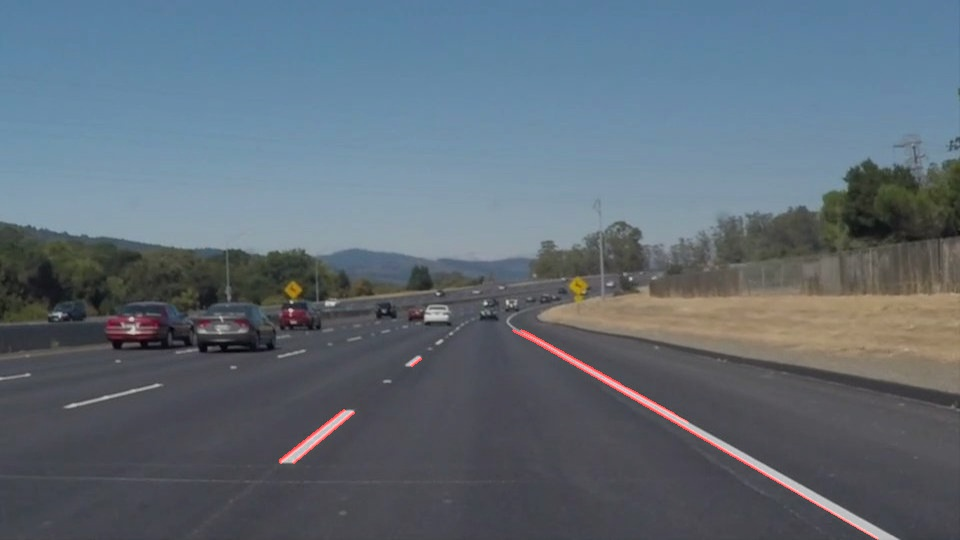
#> input picture test_images/solidWhiteCurveFoundLanes.jpg, 960 x 540 px; its folder holds only this picture in this run
$ jupyter execute --allow-errors P1.ipynb   (shell and % lines are left out)
#> lines starting #> are read from the running program, lines starting #| are printed output that depends on the picture; after the words box and inside, x2 and y2 are one past the last pixel; in counts of white or black regions, pixels touching at a corner belong together
# **Finding Lane Lines on the Road**
***
In this project, you will use the tools you learned about in the lesson to identify lane lines on the road.  You can develop your pipeline on a series of individual images, and later apply the result to a video stream (really just a series of images). Check out the video clip "raw-lines-example.mp4" (also contained in this repository) to see what the output should look like after using the helper functions below.

Once you have a result that looks roughly like "raw-lines-example.mp4", you'll need to get creative and try to average and/or extrapolate the line segments you've detected to map out the full extent of the lane lines.  You can see an example of the result you're going for in the video "P1_example.mp4".  Ultimately, you would like to draw just one line for the left side of the lane, and one for the right.

---
Let's have a look at our first image called 'test_images/solidWhiteRight.jpg'.  Run the 2 cells below (hit Shift-Enter or the "play" button above) to display the image.

**Note** If, at any point, you encounter frozen display windows or other confounding issues, you can always start again with a clean slate by going to the "Kernel" menu above and selecting "Restart & Clear Output".

---

**The tools you have are color selection, region of interest selection, grayscaling, Gaussian smoothing, Canny Edge Detection and Hough Tranform line detection.  You  are also free to explore and try other techniques that were not presented in the lesson.  Your goal is piece together a pipeline to detect the line segments in the image, then average/extrapolate them and draw them onto the image for display (as below).  Once you have a working pipeline, try it out on the video stream below.**

---

<figure>

 <figcaption>
 <p></p>
 <p style="text-align: center;"> Your output should look something like this (above) after detecting line segments using the helper functions below </p>
 </figcaption>
</figure>
 <p></p>
<figure>

 <figcaption>
 <p></p>
 <p style="text-align: center;"> Your goal is to connect/average/extrapolate line segments to get output like this</p>
 </figcaption>
</figure>

[cell 1]
#importing some useful packages
import matplotlib
import matplotlib.pyplot as plt
import matplotlib.image as mpimg
import numpy as np
import cv2

#> (a cell that did not finish here is left out)

**Some OpenCV functions (beyond those introduced in the lesson) that might be useful for this project are:**

`cv2.inRange()` for color selection
`cv2.fillPoly()` for regions selection
`cv2.line()` to draw lines on an image given endpoints
`cv2.addWeighted()` to coadd / overlay two images
`cv2.cvtColor()` to grayscale or change color
`cv2.imwrite()` to output images to file
`cv2.bitwise_and()` to apply a mask to an image

**Check out the OpenCV documentation to learn about these and discover even more awesome functionality!**

Below are some helper functions to help get you started. They should look familiar from the lesson!

[cell 3]
import math

def grayscale(img):
    """Applies the Grayscale transform
    This will return an image with only one color channel
    but NOTE: to see the returned image as grayscale
    you should call plt.imshow(gray, cmap='gray')"""
    return cv2.cvtColor(img, cv2.COLOR_RGB2GRAY)
    # Or use BGR2GRAY if you read an image with cv2.imread()
    # return cv2.cvtColor(img, cv2.COLOR_BGR2GRAY)

def canny(img, low_threshold, high_threshold):
    """Applies the Canny transform"""
    return cv2.Canny(img, low_threshold, high_threshold)

def gaussian_blur(img, kernel_size):
    """Applies a Gaussian Noise kernel"""
    return cv2.GaussianBlur(img, (kernel_size, kernel_size), 0)

def region_of_interest(img, vertices):
    """
    Applies an image mask.

    Only keeps the region of the image defined by the polygon
    formed from `vertices`. The rest of the image is set to black.
    """
    #defining a blank mask to start with
    mask = np.zeros_like(img)

    #defining a 3 channel or 1 channel color to fill the mask with depending on the input image
    if len(img.shape) > 2:
        channel_count = img.shape[2]  # i.e. 3 or 4 depending on your image
        ignore_mask_color = (255,) * channel_count
    else:
        ignore_mask_color = 255

    #filling pixels inside the polygon defined by "vertices" with the fill color
    cv2.fillPoly(mask, vertices, ignore_mask_color)

    #returning the image only where mask pixels are nonzero
    masked_image = cv2.bitwise_and(img, mask)
    return masked_image


def raw_draw_lines(img, lines, color=[255, 0, 0], thickness=2):
    for line in lines:
        for x1,y1,x2,y2 in line:
            cv2.line(img, (x1, y1), (x2, y2), color, thickness)


# [77 lines left out: functions draw_lines, drawAvgLine, hough_lines, not called in this run]

def raw_hough_lines(img, rho, theta, threshold, min_line_len, max_line_gap):
    """
    `img` should be the output of a Canny transform.

    Returns an image with hough lines drawn.
    """
    lines = cv2.HoughLinesP(img, rho, theta, threshold, np.array([]), minLineLength=min_line_len, maxLineGap=max_line_gap)
    line_img = np.zeros((img.shape[0], img.shape[1], 3), dtype=np.uint8)
    raw_draw_lines(line_img, lines)
    return line_img


# Python 3 has support for cool math symbols.

def weighted_img(img, initial_img, α=0.8, β=1., λ=0.):
    """
    `img` is the output of the hough_lines(), An image with lines drawn on it.
    Should be a blank image (all black) with lines drawn on it.

    `initial_img` should be the image before any processing.

    The result image is computed as follows:

    initial_img * α + img * β + λ
    NOTE: initial_img and img must be the same shape!
    """
    return cv2.addWeighted(initial_img, α, img, β, λ)

## Test on Images

Now you should build your pipeline to work on the images in the directory "test_images"
**You should make sure your pipeline works well on these images before you try the videos.**

[cell 4]
import os
os.listdir("test_images/")

run your solution on all test_images and make copies into the test_images directory).

[cell 5]
#importing some useful packages
import matplotlib.pyplot as plt
import matplotlib.image as mpimg
import numpy as np
import cv2
import os

def raw_process_image(image):
    # NOTE: The output you return should be a color image (3 channel) for processing video below
    # TODO: put your pipeline here,
    # you should return the final output (image with lines are drawn on lanes)

    #grayscale the image
    gray = grayscale(image)

    # Define a kernel size and apply Gaussian smoothing
    kernel_size = 7
    blur_gray = gaussian_blur(gray, kernel_size)

    # Define our parameters for Canny and apply
    low_threshold = 70
    high_threshold = 140
    edges = canny(blur_gray, low_threshold, high_threshold)

    # Create a masked edges image using cv2.fillPoly()
    # This time we are defining a four sided polygon to mask
    imshape = image.shape
    vertices = np.array([[(120,imshape[0]),(430, 330), (535, 330), (imshape[1]-80,imshape[0])]], dtype=np.int32)
    masked_edges = region_of_interest(edges, vertices)

    # Define the Hough transform parameters
    # Make a blank the same size as our image to draw on
    rho = 1 # distance resolution in pixels of the Hough grid
    theta = np.pi/180 # angular resolution in radians of the Hough grid
    threshold = 30  # minimum number of votes (intersections in Hough grid cell)
    min_line_len = 5  # minimum number of pixels making up a line
    max_line_gap = 5  # maximum gap in pixels between connectable line segments

    # Run Hough on edge detected image
    line_image = raw_hough_lines(masked_edges, rho, theta, threshold, min_line_len, max_line_gap)

    # Create a "color" binary image to combine with line image
    # Draw the lines on the edge image
    result = weighted_img(line_image, image, α=0.8, β=1., λ=0.)

    return result

# run on all images in the 'test_images' folder and add FoundLanes to output images' names
for input_image in os.listdir('test_images/'):
    #reading in an image
    image = mpimg.imread('test_images/'+input_image)
#> image is the input picture: shape (540, 960, 3); mean R, G, B 95.5, 107.6, 118.4
    result = raw_process_image(image)
#> in grayscale, `return cv2.cvtColor(img, cv2.COLOR_RGB2GRAY)`:
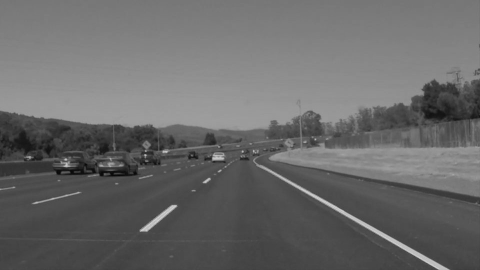
#> returned value: shape (540, 960) (shown at 1/2 size); min 3, max 219, mean 105.2
#> in canny, `return cv2.Canny(img, low_threshold, high_threshold)`:
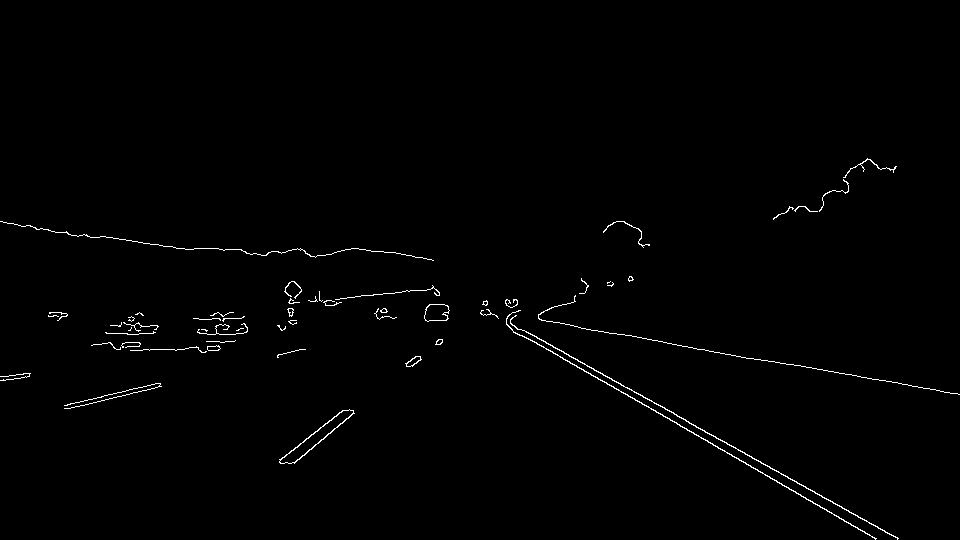
#> returned value: shape (540, 960); 0.84% white in thin lines or dots, all inside (x1, y1, x2, y2) = (0, 158, 960, 540)
#> in region_of_interest, `cv2.fillPoly(mask, vertices, ignore_mask_color)`:
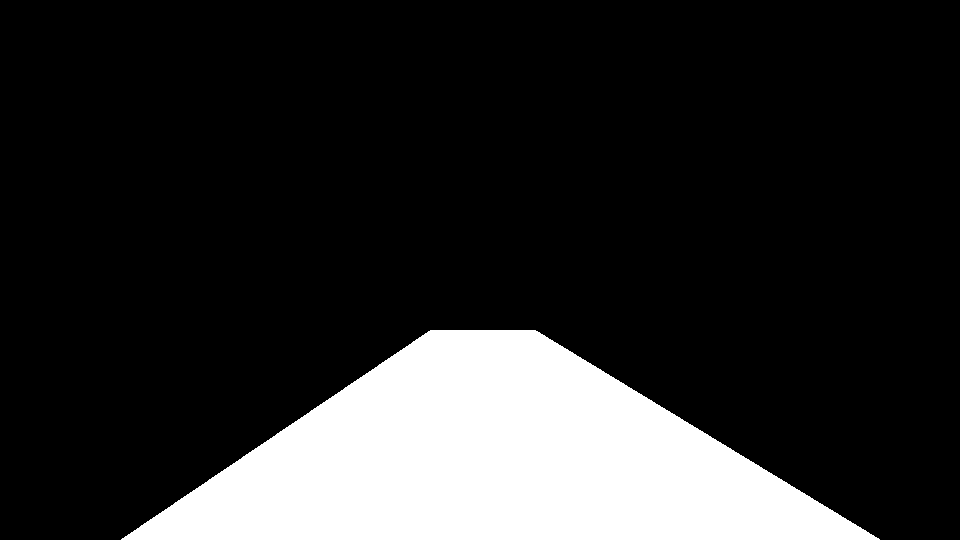
#> mask: shape (540, 960); 17.5% white; 1 white region, box (x1, y1, x2, y2) and area: (121, 330, 880, 540) 90943
#> in region_of_interest, `masked_image = cv2.bitwise_and(img, mask)`:
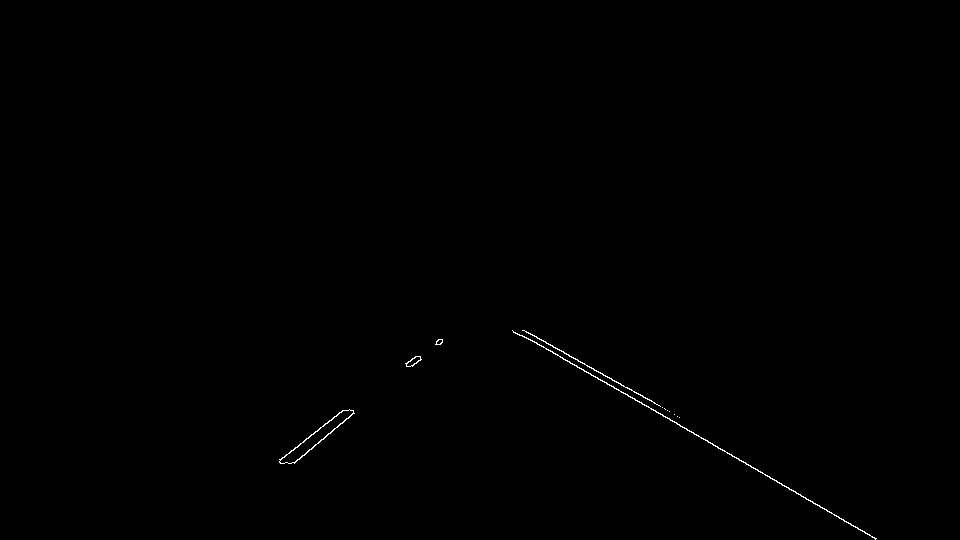
#> masked_image: shape (540, 960); 0.21% white in thin lines or dots, all inside (x1, y1, x2, y2) = (279, 330, 877, 540)
#> in raw_hough_lines, `lines = cv2.HoughLinesP(img, rho, theta, threshold, np.array([]), minL..`: lines = [[522, 335, 875, 539], [523, 330, 664, 408], [534, 341, 875, 538], [294, 462, 353, 412], [279, 459, 342, 410], [412, 366, 421, 359], [299, 459, 348, 417], [279, 461, 344, 410]]
#> the loop in raw_draw_lines, `for line in lines:` made 8 passes
#> in weighted_img, `return cv2.addWeighted(initial_img, α, img, β, λ)`:
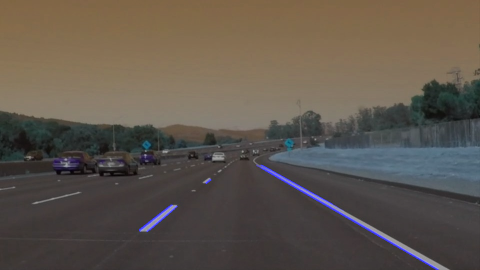
#> returned value: shape (540, 960, 3) (shown at 1/2 size); mean of channels 0, 1, 2 77, 86, 94.8; drawn as B, G, R
    plt.imsave('test_images/'+os.path.splitext(input_image)[0]+'FoundLanes.jpg',result)
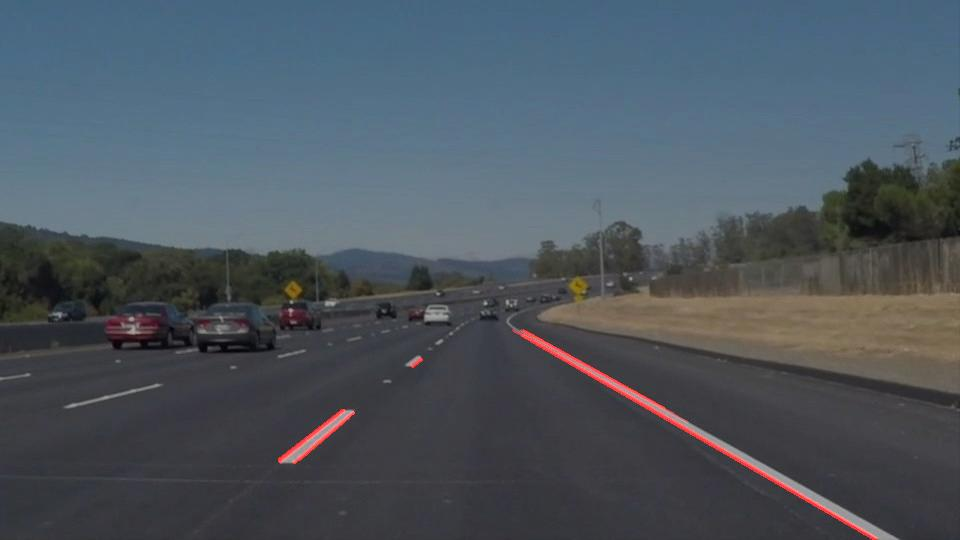
#> saved as solidWhiteCurveFoundLanesFoundLanes.jpg: shape (540, 960, 3); mean R, G, B 77.1, 86, 94.7

$ run again, on test_images/solidYellowLeftFoundLanes.jpg
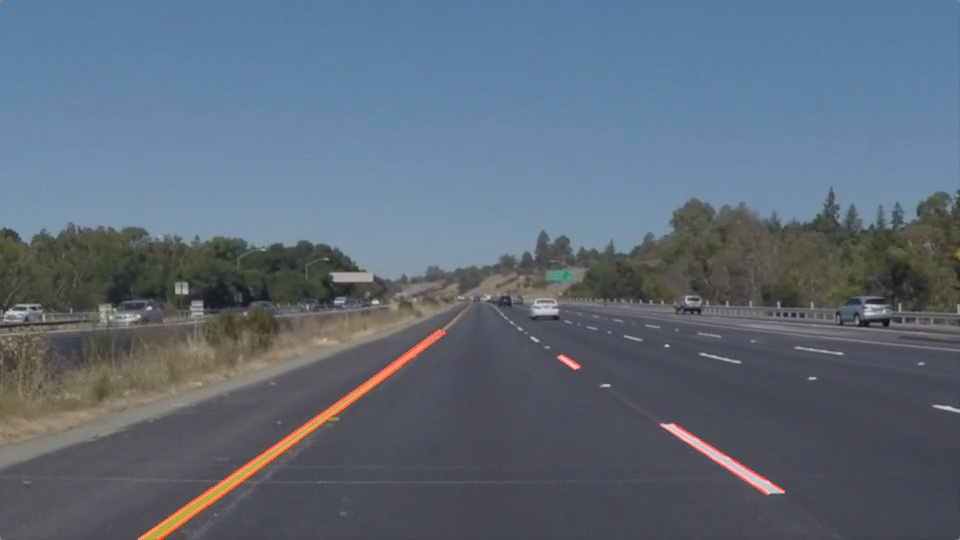
#> input picture test_images/solidYellowLeftFoundLanes.jpg, 960 x 540 px
#> image is the input picture: shape (540, 960, 3); mean R, G, B 94.1, 106.9, 120.6
#> mask: shape (540, 960); 17.5% white; 1 white region, box (x1, y1, x2, y2) and area: (121, 330, 880, 540) 90943
#> in region_of_interest, `masked_image = cv2.bitwise_and(img, mask)`:
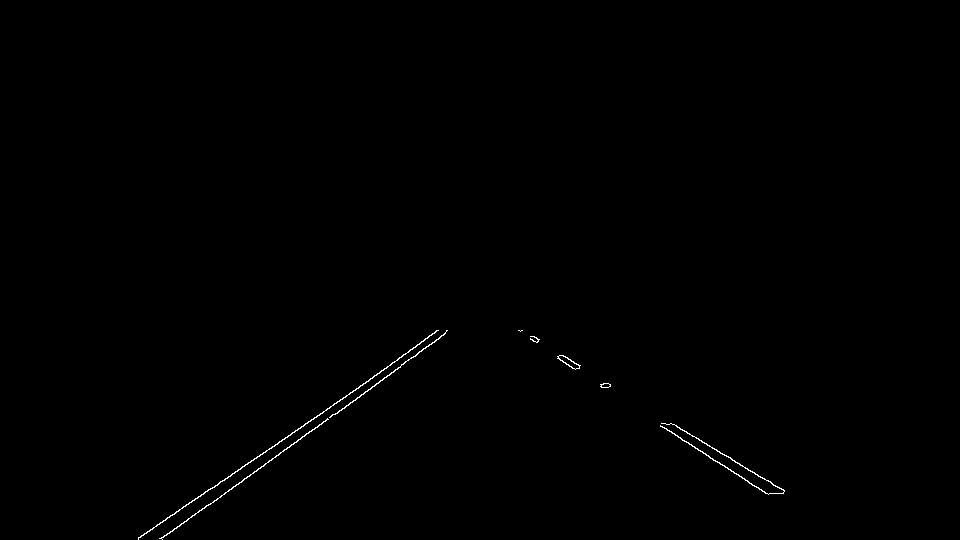
#> masked_image: shape (540, 960); 0.29% white in thin lines or dots, all inside (x1, y1, x2, y2) = (138, 330, 785, 540)
#> lines = 14 rows, first 6: [138, 537, 345, 397], [166, 535, 445, 333], [664, 427, 768, 494], [671, 423, 784, 490], [334, 403, 401, 357], [335, 414, 400, 367]
#> the loop in raw_draw_lines, `for line in lines:` made 14 passes
#> `plt.imsave('test_images/'+os.path.splitext(input_image)[0]+'FoundLanes..`:
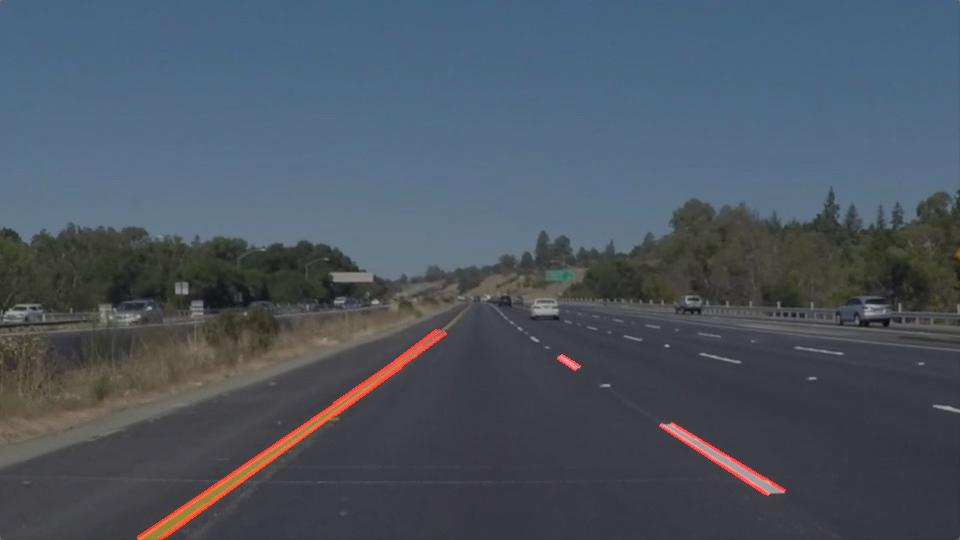
#> saved as solidYellowLeftFoundLanesFoundLanes.jpg: shape (540, 960, 3); mean R, G, B 76.1, 85.4, 96.8

$ run again, on test_images/whiteCarLaneSwitchFoundLanes.jpg
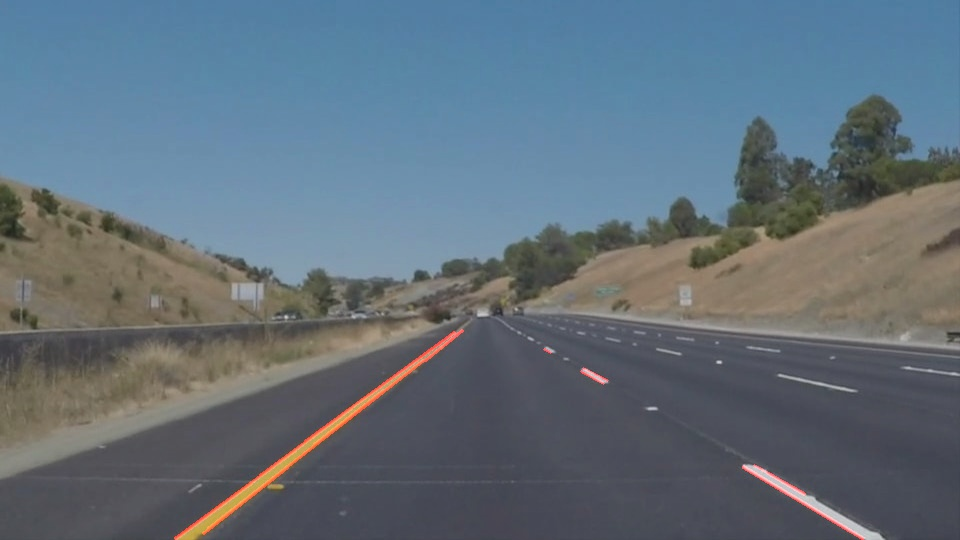
#> input picture test_images/whiteCarLaneSwitchFoundLanes.jpg, 960 x 540 px
#> image is the input picture: shape (540, 960, 3); mean R, G, B 97.7, 111.4, 122.4
#> mask: shape (540, 960); 17.5% white; 1 white region, box (x1, y1, x2, y2) and area: (121, 330, 880, 540) 90943
#> in region_of_interest, `masked_image = cv2.bitwise_and(img, mask)`:
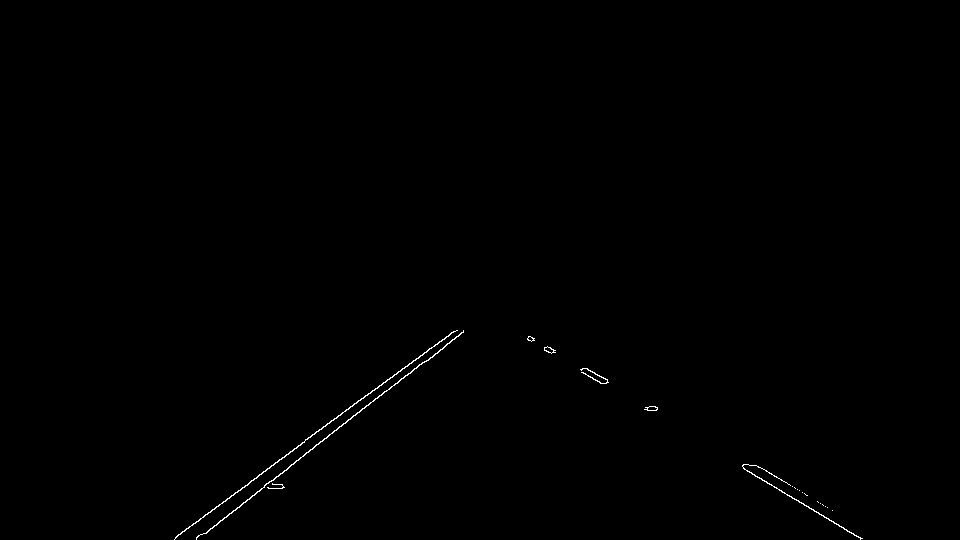
#> masked_image: shape (540, 960); 0.27% white in thin lines or dots, all inside (x1, y1, x2, y2) = (174, 330, 863, 540)
#> lines = 17 rows, first 6: [204, 533, 463, 331], [174, 539, 372, 390], [743, 468, 861, 538], [225, 501, 413, 360], [264, 485, 422, 362], [581, 372, 600, 383]
#> the loop in raw_draw_lines, `for line in lines:` made 17 passes
#> `plt.imsave('test_images/'+os.path.splitext(input_image)[0]+'FoundLanes..`:
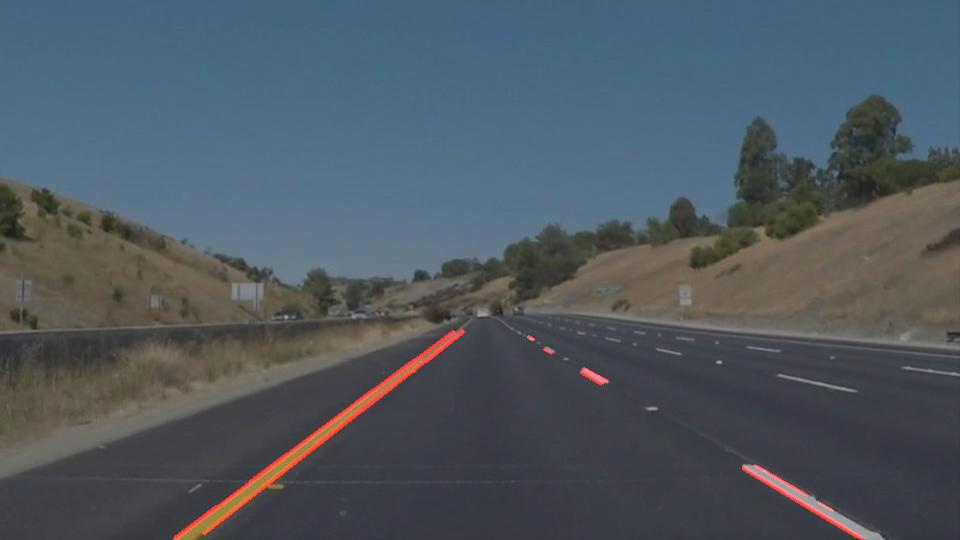
#> saved as whiteCarLaneSwitchFoundLanesFoundLanes.jpg: shape (540, 960, 3); mean R, G, B 78.9, 89.1, 98.1
